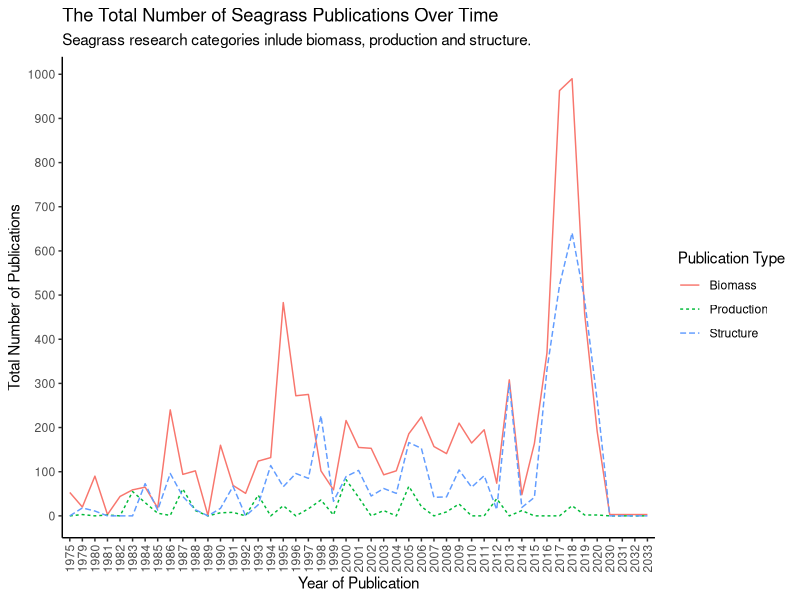
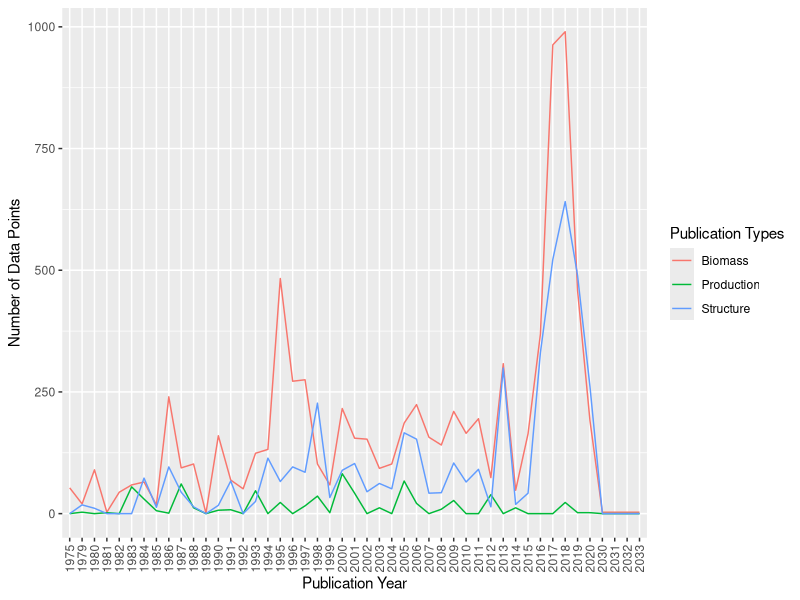
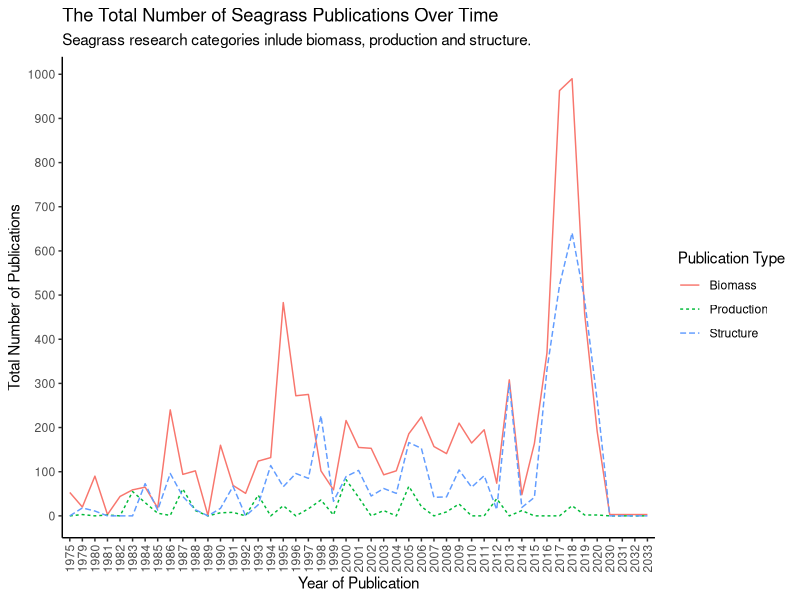

Here is the R script that generated these plots, in order:
## ---- chunk 1
knitr::opts_chunk$set(echo = TRUE)
## ---- chunk 2
library(tidyverse)
## ---- chunk 3
seagrass<-read.csv("../data/SeagrassPubs.csv")
## ---- chunk 4
head(seagrass)
summary(seagrass)
glimpse(seagrass)
## ---- chunk 5
# Extract author and year from reference column and create new data frame with these two variables separated.
seagrass1 <- seagrass %>% 
  mutate(Author = str_extract(string = Reference, pattern = "(?<=,\\s).+"),
         PubYear = str_extract(string = Reference, pattern = "[0-9]+")) %>% 
  select(Author:PubYear)
# Combine the Column for publication year to the original data frame using cbind function.
Pubyear = seagrass1$PubYear
seagrass2 <- cbind(seagrass, Pubyear)
## ---- chunk 6
biomass<-seagrass2 %>% # Create new data frame and select which data frame to pull data from.
  group_by(Pubyear) %>% # Group publications by year.
  select(Pubyear, Seagr.biom.above.dm..g.m..2.) %>% # Select which 2 variables we are interested in using to tally.
   drop_na(Seagr.biom.above.dm..g.m..2.) %>% # Remove na values to only count the years with publications.
    tally()
colnames(biomass) <- c("Pubyear", "tally1")

biomass1<-seagrass2 %>% # Create new data frame and select which data frame to pull data from.
  group_by(Pubyear) %>%  # Group publications by year.
  select(Pubyear, Seagr.biom.below.dm..g.m..2.) %>% # Select which 2 variables we are interested in using to tally.
  drop_na(Seagr.biom.below.dm..g.m..2.) %>% # Remove na values to only count the years with publications.
    tally()
colnames(biomass1) <- c("Pubyear", "tally2")

biomass2<-seagrass2 %>% # Create new data frame and select which data frame to pull data from.
  group_by(Pubyear) %>%  # Group publications by year.
  select(Pubyear, Seagr.biom.tot.dm..g.m..2.) %>% # Select which 2 variables we are interested in using to tally.
  drop_na(Seagr.biom.tot.dm..g.m..2.) %>% # Remove na values to only count the years with publications.
    tally()
colnames(biomass2) <- c("Pubyear", "tally3")


# Organise data into one dataframe.

TBmass1 <- biomass %>%
  full_join(biomass1) # Combine tally columns for biomass and biomass1 into one dataframe.


TBmass2 <- TBmass1 %>%
  full_join(biomass2)  # Combine tally columns for TBmass1 and biomass2 into one dataframe. That puts all three tally columns into one dataframe.



TBmass2$tally1<-as.numeric(TBmass2$tally1) # Make tally1 numeric.
TBmass2$tally2<-as.numeric(TBmass2$tally2) # Make tally2 numeric.
TBmass2$tally3<-as.numeric(TBmass2$tally3) # Make tally3 numeric.

TBmass2[is.na(TBmass2)] <- 0 # Make all NA values equal 0

TBmass2$TotalBiomass<-rowSums(TBmass2[ , c("tally1", "tally2", "tally3")]) # Create new variable TotalBiomass that calculates the sum for each row for each publication year.

## ---- chunk 7
Structure1<-seagrass2 %>% # Create new data frame and select which data frame to pull data from.
  group_by(Pubyear) %>% # Group publications by year.
  select(Pubyear, Seagr.cov....) %>% # Select which 2 variables we are interested in using to tally.
   drop_na(Seagr.cov....) %>% # Remove na values to only count the years with publications.
    tally()
colnames(Structure1) <- c("Pubyear", "tally1")

Structure2<-seagrass2 %>% # Create new data frame and select which data frame to pull data from.
  group_by(Pubyear) %>%  # Group publications by year.
  select(Pubyear, Seagr.shoot.dens....m..2.) %>% # Select which 2 variables we are interested in using to tally.
  drop_na(Seagr.shoot.dens....m..2.) %>% # Remove na values to only count the years with publications.
    tally()
colnames(Structure2) <- c("Pubyear", "tally2")

Structure3<-seagrass2 %>% # Create new data frame and select which data frame to pull data from.
  group_by(Pubyear) %>%  # Group publications by year.
  select(Pubyear, Seagr.leaf.dens....m..2.) %>% # Select which 2 variables we are interested in using to tally.
  drop_na(Seagr.leaf.dens....m..2.) %>% # Remove na values to only count the years with publications.
    tally()
colnames(Structure3) <- c("Pubyear", "tally3")



# Organise data into one dataframe.

TStructure1 <- Structure1 %>%
  full_join(Structure2) # Combine tally columns for Structure1 and Structure2 into one dataframe.


TStructure2 <- TStructure1 %>%
  full_join(Structure3)  # Combine tally columns for TStructure1 and Structure3 into one dataframe. That puts all three tally columns into one dataframe.



TStructure2$tally1<-as.numeric(TStructure2$tally1) # Make tally1 numeric.
TStructure2$tally2<-as.numeric(TStructure2$tally2) # Make tally2 numeric.
TStructure2$tally3<-as.numeric(TStructure2$tally3) # Make tally3 numeric.

TStructure2[is.na(TStructure2)] <- 0 # Make all NA values equal 0

TStructure2$TotalStructure<-rowSums(TStructure2[ , c("tally1", "tally2", "tally3")]) # Create new variable TotalBiomass that calculates the sum for each row for each publication year.

## ---- chunk 8
Production1<-seagrass2 %>% #Create new data frame and select which data frame to pull data from.
  group_by(Pubyear) %>% # Group publications by year.
  select(Pubyear, Seagr.prod.above.dm..g.m..2.day.) %>% # Select which 2 variables we are interested in using to tally.
   drop_na(Seagr.prod.above.dm..g.m..2.day.) %>% # Remove na values to only count the years with publications.
    tally()
colnames(Production1) <- c("Pubyear", "tally1")

Production2<-seagrass2 %>% #Create new data frame and select which data frame to pull data from.
  group_by(Pubyear) %>%  # Group publications by year.
  select(Pubyear, Seagr.prod.below.dm..g.m..2.day.) %>% # Select which 2 variables we are interested in using to tally.
  drop_na(Seagr.prod.below.dm..g.m..2.day.) %>% # Remove na values to only count the years with publications.
    tally()
colnames(Production2) <- c("Pubyear", "tally2")

Production3<-seagrass2 %>% #Create new data frame and select which data frame to pull data from.
  group_by(Pubyear) %>%  # Group publications by year.
  select(Pubyear, Seagr.prod.total.dm..g.m..2.day.) %>% # Select which 2 variables we are interested in using to tally.
  drop_na(Seagr.prod.total.dm..g.m..2.day.) %>% # Remove na values to only count the years with publications.
    tally()
colnames(Production3) <- c("Pubyear", "tally3")




# Organise data into one dataframe.

TProduction1 <- Production1 %>%
  full_join(Production2) # Combine tally columns for Structure1 and Structure2 into one dataframe.


TProduction2 <- TProduction1 %>%
  full_join(Production3)  # Combine tally columns for TStructure1 and Structure3 into one dataframe. That puts all three tally columns into one dataframe.



TProduction2$tally1<-as.numeric(TProduction2$tally1) # Make tally1 numeric.
TProduction2$tally2<-as.numeric(TProduction2$tally2) # Make tally2 numeric.
TProduction2$tally3<-as.numeric(TProduction2$tally3) # Make tally3 numeric.

TProduction2[is.na(TProduction2)] <- 0 # Make all NA values equal 0

TProduction2$TotalProduction<-rowSums(TProduction2[ , c("tally1", "tally2", "tally3")]) # Create new variable TotalBiomass that calculates the sum for each row for each publication year.


## ---- chunk 9

df_new <- 
  left_join(TBmass2, TStructure2, by = 'Pubyear') %>% 
  mutate(Pubyear = replace_na(Pubyear, 0))

df_new2 <- 
  left_join(df_new, TProduction2, by = 'Pubyear') %>% 
  mutate(Pubyear = replace_na(Pubyear, 0))

summary(df_new2)


# Remove unwanted variables.
df_new2 <- subset(df_new2, select = -(tally1))
df_new2 <- subset(df_new2, select = -(tally2))
df_new2 <- subset(df_new2, select = -(tally3))
df_new2 <- subset(df_new2, select = -(tally1.x))
df_new2 <- subset(df_new2, select = -(tally1.y))
df_new2 <- subset(df_new2, select = -(tally2.x))
df_new2 <- subset(df_new2, select = -(tally2.y))
df_new2 <- subset(df_new2, select = -(tally3.x))
df_new2 <- subset(df_new2, select = -(tally3.y))

TotalData <- df_new2
TotalData[is.na(TotalData)] <- 0 # Make all NA values equal 0

summary(TotalData)
view(TotalData)
## ---- chunk 10
FinalData <- TotalData |> 
  pivot_longer(
    cols = TotalBiomass:TotalProduction,
    names_to = "PublicationType",
    values_to = "value"
  )
## ---- chunk 11

ggplot(FinalData, aes(x = Pubyear, y = value, group = PublicationType, linetype = PublicationType, colour = PublicationType)) + 
  geom_line() +
  theme_classic() +
  labs(
    title = "The Total Number of Seagrass Publications Over Time", # Label title.
    subtitle = "Seagrass research categories inlude biomass, production and structure.", # Create a subtitle.
    x = "Year of Publication", y = "Total Number of Publications", # Create axes labels.
     linetype = "Publication Type", color = "Publication Type"
    # Adjust legend title.
  ) + 
  scale_colour_discrete(labels = c("Biomass", "Production", "Structure")) +
  scale_linetype_discrete(labels = c("Biomass", "Production", "Structure")) +
  scale_y_continuous(breaks = seq(0, 1000, by = 100)) +
  theme(axis.text.x = element_text(angle = 90, vjust = 0.5, hjust=1))

 ggsave("Seagrass_plot.pdf") # Save plot as a pdf.


## ---- chunk 12
TotalData %>%
  pivot_longer(cols = -Pubyear) %>%
  ggplot(aes(x = Pubyear, y = value, group = name, color = name)) + 
  geom_line() +
  theme(axis.text.x = element_text(angle = 90, vjust = 0.5, hjust=1)) + xlab("Publication Year") + ylab("Number of Data Points") + scale_color_discrete(labels = c("Biomass", "Production", "Structure"), name = "Publication Types")

  
